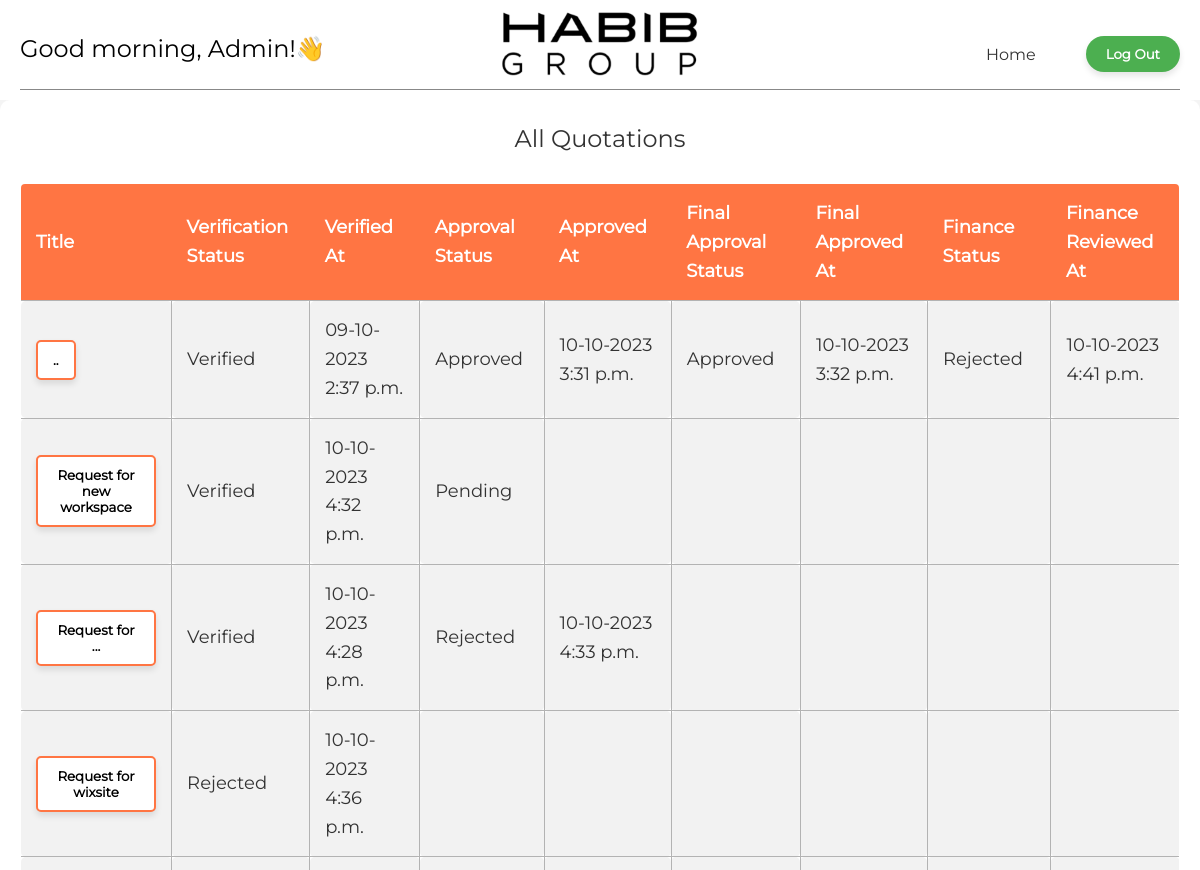
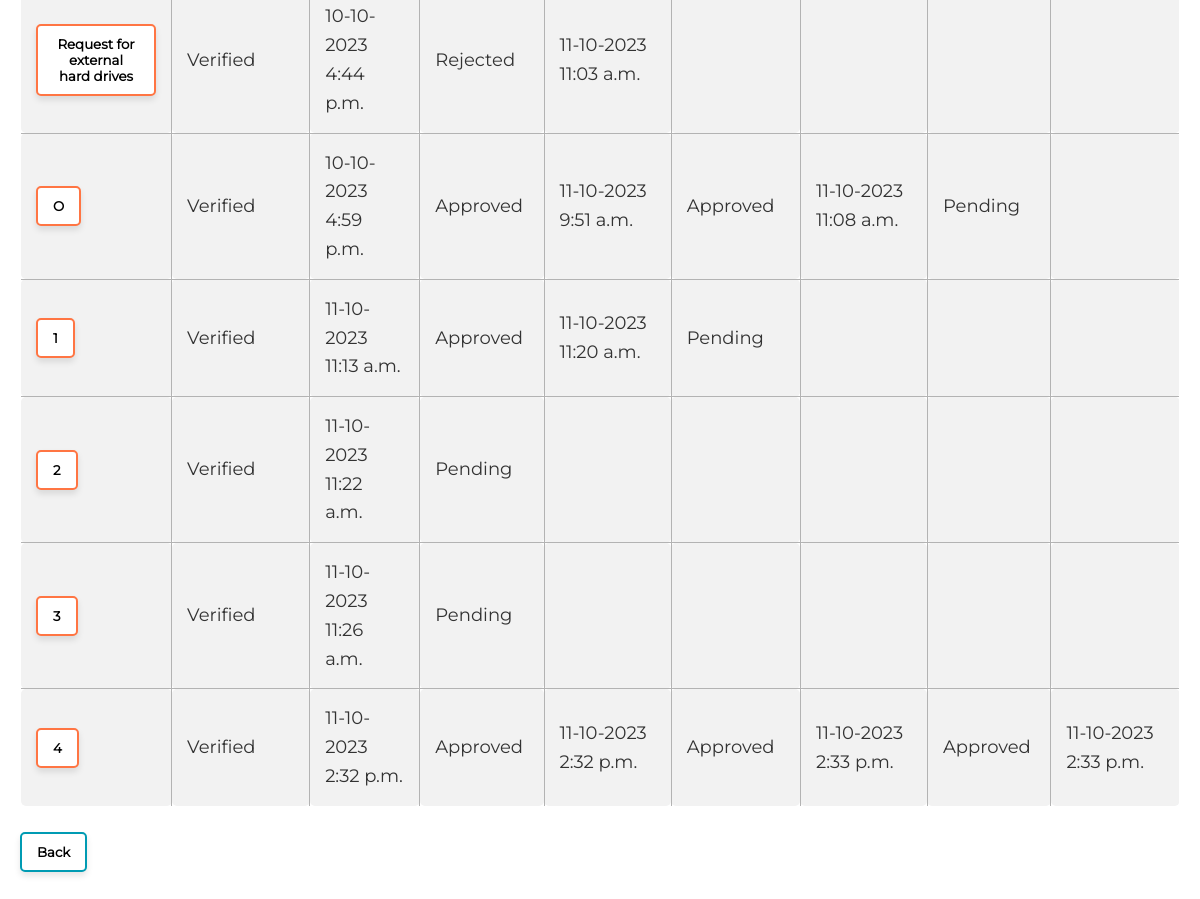
Before: /all_quotations/ (signed in) with the older database file (2 pictures, top to bottom).
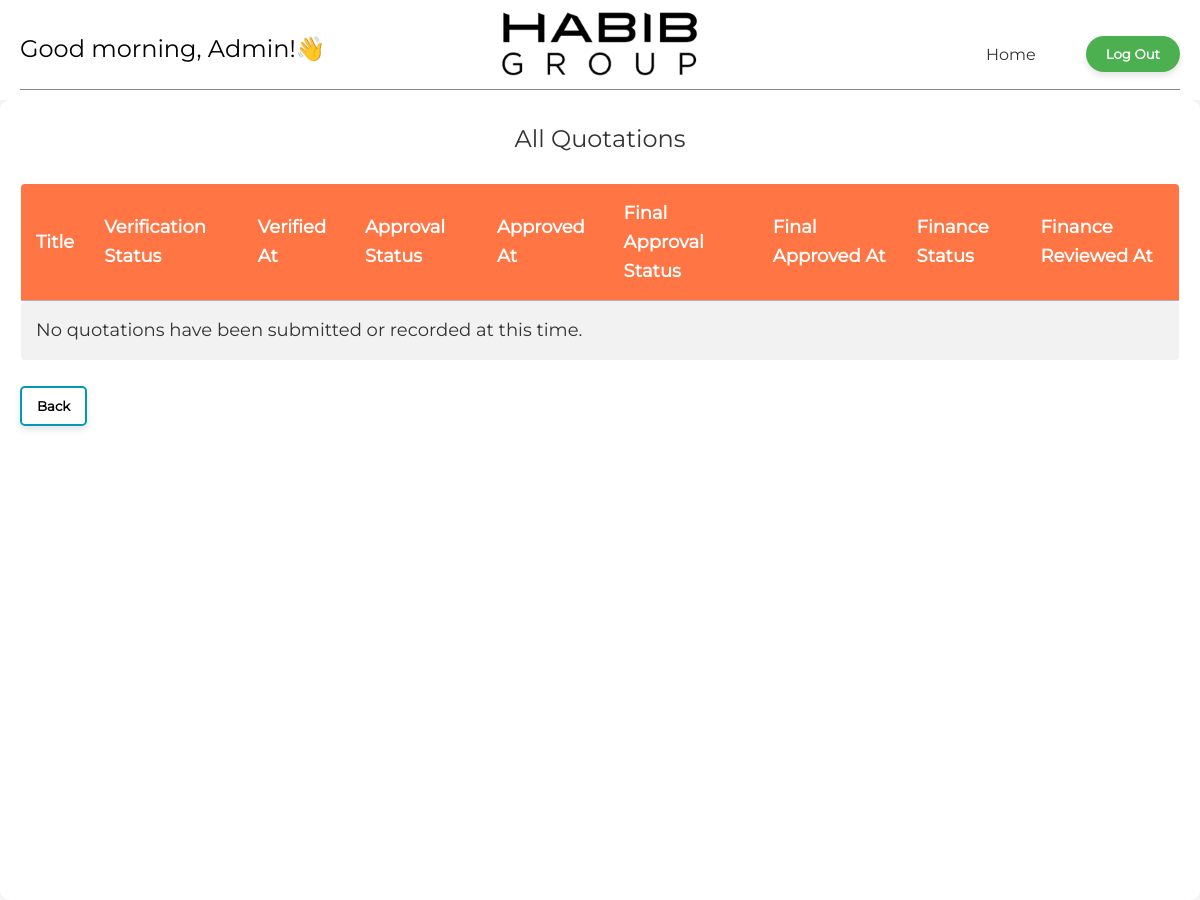
After: the same page with the newer database file.
### app/models.py (models this page shows, shortened)
class Quotation(models.Model):
    STATUS_CHOICES_VERIFIER = (
        ("PENDING", "pending"),
        ("VERIFIED", "verified"),
        ("REJECTED", "rejected"),
    )
    STATUS_CHOICES_APPROVER = (
        ("PENDING", "pending"),
        ("APPROVED", "approved"),
        ("REJECTED", "rejected"),
    )
    FINAL_APPROVER_STATUS_CHOICES = (
        ("PENDING", "pending"),
        ("APPROVED", "approved"),
        ("REJECTED", "rejected"),
    )
    FINANCE_STATUS_CHOICES = (
        ("PENDING", "pending"),
        ("APPROVED", "approved"),
        ("REJECTED", "rejected"),
    )
    qid = models.AutoField(primary_key=True)
    title = models.CharField(max_length=255)
    date = models.DateTimeField(auto_now_add=True)
    initiator = models.ForeignKey(User, on_delete=models.CASCADE, related_name='initiated_quotations', blank=True)
    remarks = models.TextField(null=True, blank=True)
    department = models.ForeignKey(Department, on_delete=models.SET_NULL, null=True, related_name='quotations')
    branch = models.ForeignKey(Branch, on_delete=models.SET_NULL, null=True, related_name='quotations')
    entity = models.ForeignKey(Entity, on_delete=models.SET_NULL, null=True, related_name='quotations')
    supplier = models.CharField(max_length=255, null=True)
    item = models.CharField(max_length=255, null=True)
    specification = models.TextField(null=True, blank=True)
    quantity = models.PositiveIntegerField(null=True)
    price = models.DecimalField(max_digits=10, decimal_places=2, null=True)
    total_amount = models.DecimalField(max_digits=10, decimal_places=2, null=True)
    verifier = models.ForeignKey(User, on_delete=models.SET_NULL, related_name='verified_quotations', null=True, blank=True)
    verify_status = models.CharField(default='pending', choices=STATUS_CHOICES_VERIFIER, max_length=20)
    verified_at = models.DateTimeField(null=True, blank=True)
    verify_remarks = models.CharField(max_length=50, blank=True, null=True, help_text="Max length is 50 characters")
    approver = models.ForeignKey(User, on_delete=models.SET_NULL, related_name='approved_quotations', null=True, blank=True)
    approve_status = models.CharField(default='pending', choices=STATUS_CHOICES_APPROVER, max_length=20, blank=True, null=True)
    approval_at = models.DateTimeField(null=True, blank=True)
    approval_remarks = models.CharField(max_length=50, blank=True, null=True, help_text="Max length is 50 characters")
    final_approver = models.ForeignKey(User, on_delete=models.SET_NULL, related_name='final_approved_quotations', null=True, blank=True)
    final_approval_status = models.CharField(default='PENDING', choices=FINAL_APPROVER_STATUS_CHOICES, max_length=20, blank=True, null=True)
    final_approval_at = models.DateTimeField(null=True, blank=True)
    final_approval_remarks = models.CharField(max_length=50, blank=True, null=True)
    finance_user = models.ForeignKey(User, on_delete=models.SET_NULL, related_name='finance_user_quotations', null=True, blank=True)
    finance_status = models.CharField(default='PENDING', choices=FINANCE_STATUS_CHOICES, max_length=20, blank=True, null=True)
    finance_reviewed_at = models.DateTimeField(null=True, blank=True)
    finance_remarks = models.CharField(max_length=50, blank=True, null=True)

### app/views.py (the view)
# urls.py: path('all_quotations/', views.all_quotations, name='all_quotations'),
@login_required
@cache_control(no_cache=True, must_revalidate=True, no_store=True)
def all_quotations(request):
    user_quotations = Quotation.objects.all()
    context = {"user_quotations": user_quotations}
    return render(request, "all_quotations.html", context)

### app/templates/all_quotations.html (shortened to what this page needs)
{% extends 'base.html' %}
{% block content %}
<div id="list-container">
    <h2>All Quotations</h2>
    <table id="all-quotation-list">
        <thead>
            <tr>
                <th>Title</th>
                <th>Verification Status</th>
                <th>Verified At</th>
                <th>Approval Status</th>
                <th>Approved At</th>
                <th>Final Approval Status</th>
                <th>Final Approved At</th>
                <th>Finance Status</th>
                <th>Finance Reviewed At</th>
            </tr>
        </thead>
        <tbody>
            {% for q in user_quotations %}
            <tr>
                <td>
                    <form action="{% url 'quotation_details' q.qid %}" method="get">
                        <button class="btn-link-all-quotation-list" id="btn-link-all-quotation-list" type="submit">{{ q.title|capfirst }}</button>
                    </form>
                </td>
                <td>{{ q.verify_status }}</td>
                <td>{{ q.verified_at|date:"d-m-Y g:i a" }}</td>
                <td>{{ q.approve_status }}</td>
                <td>{{ q.approval_at|date:"d-m-Y g:i a"  }}</td>
                <td>{{ q.final_approval_status }}</td>
                <td>{{ q.final_approval_at|date:"d-m-Y g:i a" }}</td>
                <td>{{ q.finance_status }}</td>
                <td>{{ q.finance_reviewed_at|date:"d-m-Y g:i a"  }}</td>
            </tr>
            {% empty %}
            <tr>
                <td colspan="9" class="text-center">No quotations have been submitted or recorded at this time.</td>
            </tr>
            {% endfor %}
        </tbody>
    </table>
    <a href="#" onclick="history.go(-1)" class="btn-back">
        <button>Back</button>
    </a>
</div>
{% endblock %}

### authentication/templates/base.html (shortened to what this page needs)
{% load static %}
<!DOCTYPE html>
<html lang="en">
<head>
    <link rel="stylesheet" href="{% static 'css/styles.css' %}">
</head>
<body>
    <header>
        <nav class="flex-container">
            {% if user.is_authenticated %}
            <div class="welcome-message">
                <h2 id="greeting-placeholder">Welcome, {{ user.username|capfirst }}!👋</h2>
            </div>
            <div class="logo-container">
                <a href="/admin">
                    <img src="{% static 'habiblogo.png' %}" alt="habibgrouplogo">
                </a>
            </div>
            <div class="logout-container">
                <a href="{% url 'home' %}" class="">Home
                </a>
                <a href="{% url 'logout' %}" class="btn-logout">
                    <button>Log Out</button>
                </a>
            </div>
            {% endif %}
        </nav>
    </header>
    <main>
        {% block content %}{% endblock %}
    </main>
</body>
</html>

### static/css/styles.css (style rules this page uses)
body { font-family: Montserrat; line-height: 1.6; margin: 0; padding: 0; background-color: #f4f4f4; color: #333; }
a { text-decoration: none; color: #333; }
button { cursor: pointer; }
header { background-color: #333; color: black; padding: 10px 20px; text-align: center; background-color: white; }
nav { display: flex; justify-content: space-between; align-items: center; background-color: white; }
nav h2 { margin: 0; text-align: left; font-style: normal; font-weight: normal; text-decoration: none; }
.flex-container { display: flex; align-items: center; justify-content: space-between; width: 100%; border-bottom: 1px solid #888; }
.welcome-message { flex: 1; text-align: left; }
.logo-container { flex: 1; text-align: center; }
.logout-container { flex: 1; justify-content: right; display: flex; gap: 50px; }
.logout-container a { padding-top: 15px; }
a.btn-logout { padding-top: 9px; }
main { font-family: Montserrat; background-color: #fff; border-radius: 10px; overflow: auto; height: 100vh; }
.btn-back { display: block; margin-top: 20px; }
.btn-back button { border: none; padding: 10px 15px; border-radius: 5px; }
button, .btn-link button { font-family: Montserrat; padding: 10px 20px; border: none; font-weight: bold; transition: transform 0.3s ease, box-shadow 0.3s ease, background-color 0.3s ease; box-shadow: 0px 4px 6px rgba(0, 0, 0, 0.1); border-radius: 25px; }
.btn-back button { background-color: white; border: 2px solid #009bb3; color: black; }
.btn-logout button { background-color: #4CAF50; color: white; }
h2 { margin-top: 0; margin-bottom: 20px; text-align: center; font-weight: bold; }
#quotation-list, #verification-queue, #verification-history, #approve-queue, #approve-history, #final-approve-queue, #final-approve-history, #finance-queue, #finance-history, #all-quotation-list { width: 100%; border-collapse: collapse; margin: 25px 0; font-size: 18px; text-align: left; border-radius: 10px; overflow: hidden; }
#quotation-list ,#all-quotation-list, #verification-queue, #verification-history, #approve-queue, #approve-history, #final-approve-queue, #final-approve-history, #finance-queue, #finance-history, #all-quotation-list , td { border: 1px solid #b3b3b3; border-radius: 5px; }
th, td { padding: 15px; background-color: #f2f2f2; }
td { text-transform: lowercase; }
td::first-letter { text-transform: capitalize; }
#list-container { padding: 20px; }
#list-container h2 { font-style: normal; font-weight: normal; text-decoration: none; }
#final-approve-queue th, #final-approve-history th , #all-quotation-list th { background-color: #FF7543; color: white; }

Changed rows visible on the page:
removed Quotation: title "..", verify_status "verified", verified_at "09-10-2023 2:37 p.m.", approve_status "approved", approval_at "10-10-2023 3:31 p.m.", final_approval_status "approved", final_approval_at "10-10-2023 3:32 p.m.", finance_status "rejected", finance_reviewed_at "10-10-2023 4:41 p.m."
removed Quotation: title "Request for new workspace", verify_status "verified", verified_at "10-10-2023 4:32 p.m.", approve_status "pending"
removed Quotation: title "Request for ...", verify_status "verified", verified_at "10-10-2023 4:28 p.m.", approve_status "rejected", approval_at "10-10-2023 4:33 p.m."
removed Quotation: title "Request for wixsite", verify_status "rejected", verified_at "10-10-2023 4:36 p.m."
removed Quotation: title "Request for external hard drives", verify_status "verified", verified_at "10-10-2023 4:44 p.m.", approve_status "rejected", approval_at "11-10-2023 11:03 a.m."
removed Quotation: title "O", verify_status "verified", verified_at "10-10-2023 4:59 p.m.", approve_status "approved", approval_at "11-10-2023 9:51 a.m.", final_approval_status "approved", final_approval_at "11-10-2023 11:08 a.m.", finance_status "pending"
removed Quotation: title "1", verify_status "verified", verified_at "11-10-2023 11:13 a.m.", approve_status "approved", approval_at "11-10-2023 11:20 a.m.", final_approval_status "pending"
removed Quotation: title "2", verify_status "verified", verified_at "11-10-2023 11:22 a.m.", approve_status "pending"
removed Quotation: title "3", verify_status "verified", verified_at "11-10-2023 11:26 a.m.", approve_status "pending"
removed Quotation: title "4", verify_status "verified", verified_at "11-10-2023 2:32 p.m.", approve_status "approved", approval_at "11-10-2023 2:32 p.m.", final_approval_status "approved", final_approval_at "11-10-2023 2:33 p.m.", finance_status "approved", finance_reviewed_at "11-10-2023 2:33 p.m."
Other visible differences:
text now shown: "no quotations have been submitted or recorded at this time."
